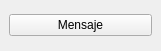
<?xml version="1.0" encoding="UTF-8"?>
<ui version="4.0">
 <class>MainWindow</class>
 <widget class="QMainWindow" name="MainWindow">
  <property name="geometry">
   <rect>
    <x>0</x>
    <y>0</y>
    <width>161</width>
    <height>51</height>
   </rect>
  </property>
  <property name="windowTitle">
   <string>MainWindow</string>
  </property>
  <widget class="QWidget" name="centralwidget">
   <layout class="QVBoxLayout" name="verticalLayout">
    <item>
     <widget class="QPushButton" name="mensaje">
      <property name="text">
       <string>Mensaje</string>
      </property>
     </widget>
    </item>
   </layout>
  </widget>
 </widget>
 <resources/>
 <connections/>
</ui>
